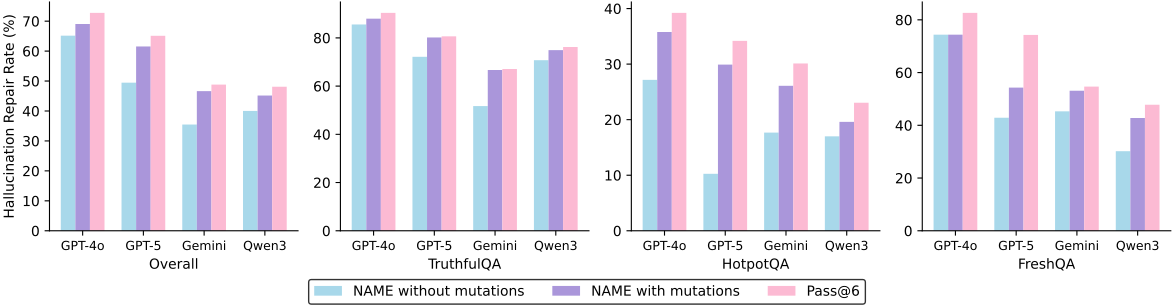

Generate this figure with Python:
import matplotlib.pyplot as plt
import matplotlib as mpl
import numpy as np

# ---------- paper-friendly matplotlib ----------
mpl.rcParams["pdf.fonttype"] = 42
mpl.rcParams["ps.fonttype"] = 42
mpl.rcParams["figure.dpi"] = 150
mpl.rcParams["savefig.dpi"] = 300
mpl.rcParams["savefig.bbox"] = "tight"
mpl.rcParams["savefig.pad_inches"] = 0.02

models = ["GPT-4o", "GPT-5", "Gemini", "Qwen3"]
datasets = ["Overall", "TruthfulQA", "HotpotQA", "FreshQA"]
methods = ["NAME without mutations", "NAME with mutations", "Pass@6"]
colors = ["#A8D8EA", "#AA96DA", "#FCBAD3"]

# ====== Fill with your screenshot numbers: (models, datasets) ======
oa = np.array([
    [65.15, 85.56, 27.16, 74.38],  # GPT-4o
    [49.45, 72.17, 10.26, 42.86],  # GPT-5
    [35.47, 51.71, 17.67, 45.31],  # Gemini
    [40.02, 70.74, 17.00, 30.19],  # Qwen3
])

oa_ra = np.array([
    [69.05, 87.97, 35.78, 74.38],  # GPT-4o
    [61.54, 80.19, 29.91, 54.29],  # GPT-5
    [46.62, 66.67, 26.10, 53.12],  # Gemini
    [45.17, 74.92, 19.60, 42.77],  # Qwen3
])

pass6 = np.array([
    [72.76, 90.37, 39.22, 82.64],  # GPT-4o
    [65.11, 80.66, 34.19, 74.29],  # GPT-5
    [48.81, 67.09, 30.12, 54.69],  # Gemini
    [48.10, 76.21, 23.05, 47.80],  # Qwen3
])

data_by_method = [oa, oa_ra, pass6]

# ====== Plot: 1x4 subplots (datasets), x=models, grouped bars=methods ======
fig, axes = plt.subplots(1, 4, figsize=(12, 3))
x = np.arange(len(models))
width = 0.24

for d_idx, ds in enumerate(datasets):
    ax = axes[d_idx]
    for m_idx, method in enumerate(methods):
        vals = data_by_method[m_idx][:, d_idx]
        ax.bar(x + (m_idx - 1) * width, vals, width, label=method, color=colors[m_idx])

    ax.set_xticks(x)
    ax.set_xticklabels(models, fontsize=9)
    ax.set_xlabel(ds, fontsize=10)
    ax.spines["top"].set_visible(False)
    ax.spines["right"].set_visible(False)

axes[0].set_ylabel("Hallucination Repair Rate (%)", fontsize=10)

handles, labels = axes[0].get_legend_handles_labels()
fig.legend(handles, labels, loc="lower center", ncol=3, frameon=True,
           edgecolor="black", bbox_to_anchor=(0.5, -0.08))

fig.tight_layout()
fig.savefig("rq5.pdf")
plt.show()
